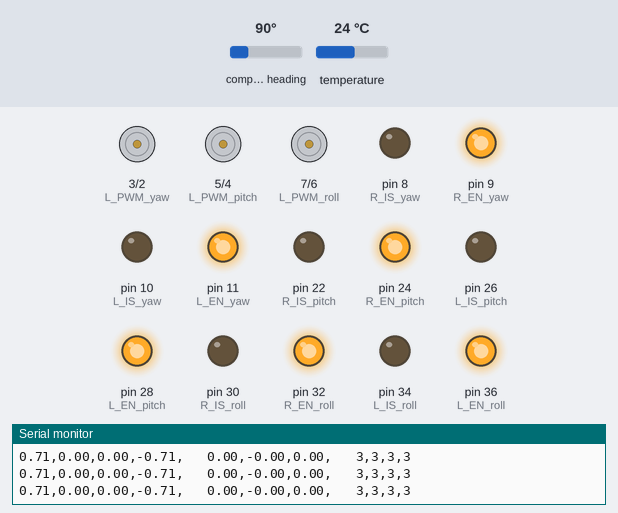
The sketch below on a simulated Arduino Mega 2560, built with avr-gcc and run on an emulated ATmega2560. Shown: motor-driver pin pairs drawn as motors (green arrow = first pin HIGH = forward, orange = second pin HIGH = backward, longer = more drive), output pins drawn as LEDs (lit = HIGH), the last lines printed to the serial monitor. The test bench sets the inputs (shaded band); at power-on: compass heading 90°, temperature 24 °C.

Above: at 2.2 s.
2.3 s: compass heading set to 82°
At 3.1 s:
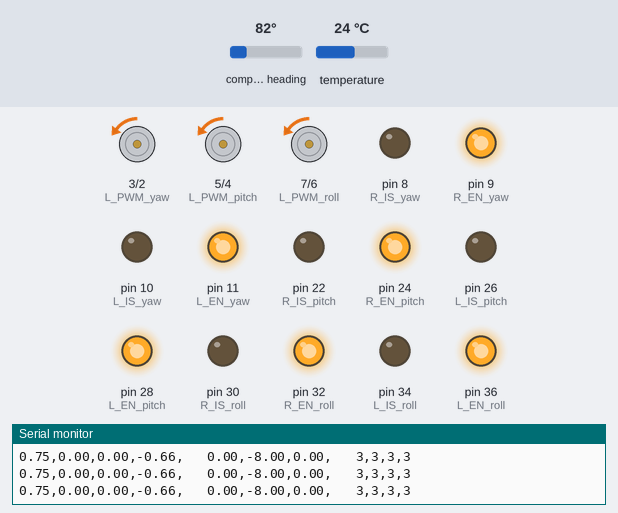
3.8 s: compass heading set to 75°
At 5.0 s:
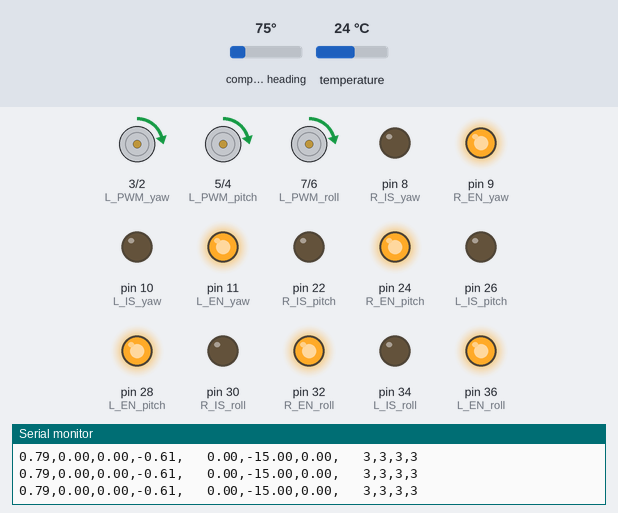
5.3 s: compass heading set to 7°
At 6.3 s:
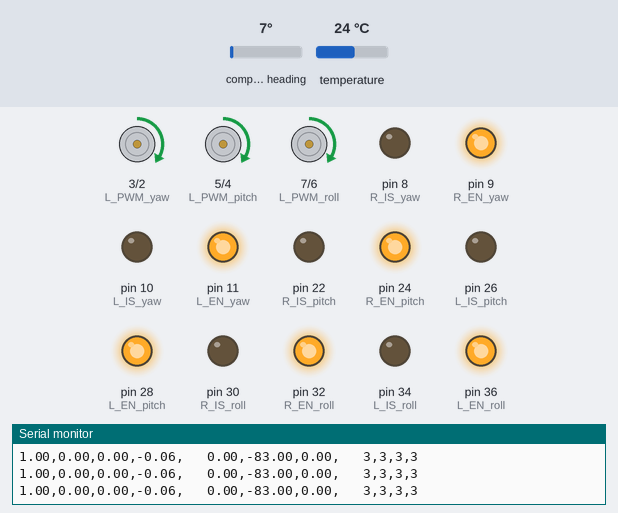
6.8 s: compass heading set to 180°
At 7.3 s:
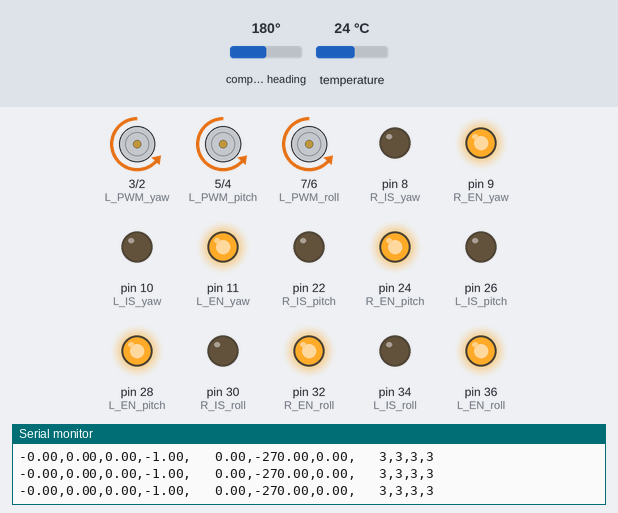
8.3 s: compass heading set to 269°
At 9.4 s:
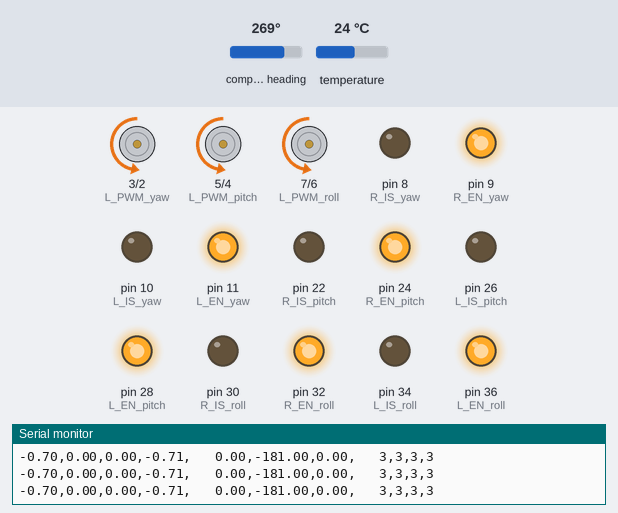
Timing chart, 0 to 10.8 s (numbered marks = the images above; inputs shaded):
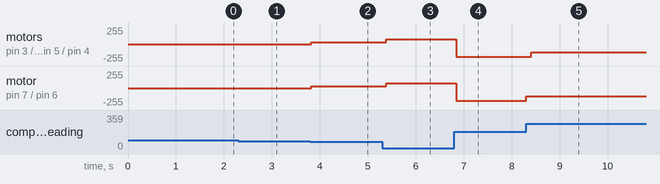

The sketch:

002_23_02_2023_ProgramaFinal.ino
```cpp
#include <Wire.h>
#include <Adafruit_Sensor.h>
#include <Adafruit_BNO055.h>
#include <utility/imumaths.h>
#include <math.h>

//Motor 1 (PWM divided into two factors) YAW
#define R_IS_yaw 8
#define R_EN_yaw 9
#define R_PWM_yaw 2
#define L_IS_yaw 10
#define L_EN_yaw 11
#define L_PWM_yaw 3

//Motor 2 (PWM divided into two factors)PITCH
#define R_IS_pitch 22
#define R_EN_pitch 24
#define R_PWM_pitch 4
#define L_IS_pitch 26
#define L_EN_pitch 28
#define L_PWM_pitch 5

//Motor 3 (PWM divided into two factors)ROLL
#define R_IS_roll 30
#define R_EN_roll 32
#define R_PWM_roll 6
#define L_IS_roll 34
#define L_EN_roll 36
#define L_PWM_roll 7

float q0;
float q1;
float q2;
float q3;

float k1=.7; //proportional
//float k2=70; //derivative
//float k3=.001; //integral

int milliOld;
int milliNew;
int dt;

float rollTarget=0; //Desired Value
float rollActual; //Value of the real position
float rollServoVal=0; //Value sent to the servo to perform
float rollError=0; //diference between Target value and Actual value
float rollErrorOld; //the last time through the loop
//float rollErrorChange;
//float rollErrorSlope; //change of the error over the time
//float rollErrorArea=0;

float pitchTarget=0; //Desired Value
float pitchActual; //Value of the real position
float pitchServoVal=0; //Value sent to the servo to perform
float pitchError=0; //diference between Target value and Actual value
float pitchErrorOld; //the last time through the loop
//float pitchErrorChange;
//float pitchErrorSlope; //change of the error over the time
//float pitchErrorArea=0;

float yawTarget=0; //Desired Value
float yawActual; //Value of the real position
float yawServoVal=0; //Value sent to the servo to perform
float yawError=0; //diference between Target value and Actual value
float yawErrorOld; //the last time through the loop
//float yawErrorChange;
//float yawErrorSlope; //change of the error over the time
//float yawErrorArea=0;

/*If the ACTUAL value that I am measuring is greater than the TARGET value, the code must
subract one degree from it until its the same*/


#define BNO055_SAMPLERATE_DELAY_MS (100) //This indicates the system, how fast it will work per sample rate

Adafruit_BNO055 myIMU = Adafruit_BNO055(); //sensor object

void setup() {
  Serial.begin(115200); //the program needs to be faster because it will show several types of data
  myIMU.begin(); //Turns on the thing on
  delay(1000);
  int8_t temp = myIMU.getTemp(); //store a number from 128 to 127
  //Serial.println(temp);
  myIMU.setExtCrystalUse(true); //says not to use the crysrtal of the chip but on the board

//Declaring all the pins as input or output
  pinMode(R_IS_yaw,OUTPUT);
  pinMode(R_EN_yaw,OUTPUT);
  pinMode(R_PWM_yaw,OUTPUT);
  pinMode(L_IS_yaw,OUTPUT);
  pinMode(L_EN_yaw,OUTPUT);
  pinMode(L_PWM_yaw,OUTPUT);

  pinMode(R_IS_pitch,OUTPUT);
  pinMode(R_EN_pitch,OUTPUT);
  pinMode(R_PWM_pitch,OUTPUT);
  pinMode(L_IS_pitch,OUTPUT);
  pinMode(L_EN_pitch,OUTPUT);
  pinMode(L_PWM_pitch,OUTPUT);

  pinMode(R_IS_roll,OUTPUT);
  pinMode(R_EN_roll,OUTPUT);
  pinMode(R_PWM_roll,OUTPUT);
  pinMode(L_IS_roll,OUTPUT);
  pinMode(L_EN_roll,OUTPUT);
  pinMode(L_PWM_roll,OUTPUT);

//Original Way of begin working
  digitalWrite(R_IS_yaw,LOW);
  digitalWrite(R_EN_yaw,HIGH);
  digitalWrite(L_IS_yaw,LOW);
  digitalWrite(L_EN_yaw,HIGH);

  digitalWrite(R_IS_pitch,LOW);
  digitalWrite(R_EN_pitch,HIGH);
  digitalWrite(L_IS_pitch,LOW);
  digitalWrite(L_EN_pitch,HIGH);

  digitalWrite(R_IS_roll,LOW);
  digitalWrite(R_EN_roll,HIGH);
  digitalWrite(L_IS_roll,LOW);
  digitalWrite(L_EN_roll,HIGH);


  milliNew=millis();
}

void loop() {
  uint8_t system, gyro, accel, mg = 0; //efficient way to store data
  myIMU.getCalibration(&system, &gyro, &accel, &mg);
  imu::Quaternion quat=myIMU.getQuat(); //Ask the BNO055 to get the quaternion vector for u

  q0=quat.w();
  q1=quat.x();
  q2=quat.y();
  q3=quat.z();

  rollActual=-atan2(2*(q0*q1+q2*q3),1-2*(q1*q1+q2*q2)); //Calculation of the actual position of the roll on radiants
  pitchActual=asin(2*(q0*q2-q3*q1));
  yawActual=-atan2(2*(q0*q3+q1*q2),1-2*(q2*q2+q3*q3))-3.141592654/2;

  rollActual=rollActual/(2*3.141592654)*360; //Calculation of the actual position of the roll on degrees
  pitchActual=pitchActual/(2*3.141592654)*360;
  yawActual=(yawActual/(2*3.141592654))*360;
//
milliOld=milliNew;
milliNew=millis();
dt=milliNew-milliOld;

//*********************PID roll
rollErrorOld=rollError;
rollError=rollTarget-rollActual;  //p
//rollErrorChange=rollError-rollErrorOld;
//rollErrorSlope=rollErrorChange/dt; //d
//rollErrorArea=rollErrorArea+rollError*dt; //i

rollServoVal=k1*rollError; //+k2*rollErrorSlope+k3*rollErrorArea;

//Determine whether it will go right or left

if(rollActual>10 && rollActual<=87){ //it will start correccting the value depending on the direction
//  digitalWrite(in1yaw,HIGH); //these are not longer needed when using BRS7960
//  digitalWrite(in2yaw,LOW);

  analogWrite(R_PWM_yaw,0); //speed and direction
  analogWrite(L_PWM_yaw,abs(rollServoVal)+15); //one one cero to indicate the direction in which is going
  analogWrite(R_PWM_pitch,abs(rollServoVal)+15);
  analogWrite(L_PWM_pitch,0);
  analogWrite(R_PWM_roll,0);
  analogWrite(L_PWM_roll,0);
}
if(rollActual<-10 && rollActual>=-87){
//  digitalWrite(in1yaw,LOW);
//  digitalWrite(in2yaw,HIGH);

  analogWrite(R_PWM_yaw,abs(rollServoVal)+15);
  analogWrite(L_PWM_yaw,0);
  analogWrite(R_PWM_pitch,0);
  analogWrite(L_PWM_pitch,abs(rollServoVal)+15);
  analogWrite(R_PWM_roll,0);
  analogWrite(L_PWM_roll,0);
}
else{
  analogWrite(R_PWM_yaw,rollServoVal);
  analogWrite(L_PWM_yaw,0);
  analogWrite(R_PWM_pitch,rollServoVal);
  analogWrite(L_PWM_pitch,0);
  analogWrite(R_PWM_roll,rollServoVal);
  analogWrite(L_PWM_roll,0);
}


//**********************PID pitch
pitchErrorOld=pitchError;
pitchError=pitchTarget-pitchActual;
//pitchErrorChange=pitchError-pitchErrorOld;
//pitchErrorSlope=pitchErrorChange/dt;
//pitchErrorArea=pitchErrorArea+pitchError*dt;

pitchServoVal=k1*pitchError; //+k2*pitchErrorSlope+k3*pitchErrorArea;
//Determine whether it will go right or left

if(pitchActual>10 && pitchActual<=87){ //it will start correccting the value depending on the direction
//  digitalWrite(in1yaw,HIGH); //these are not longer needed when using BRS7960
//  digitalWrite(in2yaw,LOW);

  analogWrite(R_PWM_yaw,abs(pitchServoVal)+15); //speed and direction
  analogWrite(L_PWM_yaw,0); //one one cero to indicate the direction in which is going
  analogWrite(R_PWM_pitch,0);
  analogWrite(L_PWM_pitch,0);
  analogWrite(R_PWM_roll,0);
  analogWrite(L_PWM_roll,abs(pitchServoVal)+15);
}
if(pitchActual<-10 && pitchActual>=-87){
//  digitalWrite(in1yaw,LOW);
//  digitalWrite(in2yaw,HIGH);

  analogWrite(R_PWM_yaw,0);
  analogWrite(L_PWM_yaw,abs(pitchServoVal)+15);
  analogWrite(R_PWM_pitch,0);
  analogWrite(L_PWM_pitch,0);
  analogWrite(R_PWM_roll,abs(pitchServoVal)+15);
  analogWrite(L_PWM_roll,0);
}
else{
  analogWrite(R_PWM_yaw,pitchServoVal);
  analogWrite(L_PWM_yaw,0);
  analogWrite(R_PWM_pitch,pitchServoVal);
  analogWrite(L_PWM_pitch,0);
  analogWrite(R_PWM_roll,pitchServoVal);
  analogWrite(L_PWM_roll,0);
}

//********************PID yaw
yawErrorOld=yawError;
yawError=yawTarget-yawActual;
//yawErrorChange=yawError-yawErrorOld;
//yawErrorSlope=yawErrorChange/dt;
//yawErrorArea=yawErrorArea+yawError*dt;

yawServoVal=k1*yawError;//+k2*yawErrorSlope+k3*yawErrorArea;

if(yawActual>10 && yawActual<=87){ //it will start correccting the value depending on the direction
//  digitalWrite(in1yaw,HIGH); //these are not longer needed when using BRS7960
//  digitalWrite(in2yaw,LOW);

  analogWrite(R_PWM_yaw,abs(yawServoVal)+15); //speed and direction
  analogWrite(L_PWM_yaw,0); //one one cero to indicate the direction in which is going
  analogWrite(R_PWM_pitch,abs(yawServoVal)+15);
  analogWrite(L_PWM_pitch,0);
  analogWrite(R_PWM_roll,abs(yawServoVal)+15);
  analogWrite(L_PWM_roll,0);
}
if(yawActual<-10 && yawActual>=-87){

  analogWrite(R_PWM_yaw,0);
  analogWrite(L_PWM_yaw,abs(yawServoVal)+15);
  analogWrite(R_PWM_pitch,0);
  analogWrite(L_PWM_pitch,abs(yawServoVal)+15);
  analogWrite(R_PWM_roll,0);
  analogWrite(L_PWM_roll,abs(yawServoVal)+15);
}
else{
  analogWrite(R_PWM_yaw,yawServoVal);
  analogWrite(L_PWM_yaw,0);
  analogWrite(R_PWM_pitch,yawServoVal);
  analogWrite(L_PWM_pitch,0);
  analogWrite(R_PWM_roll,yawServoVal);
  analogWrite(L_PWM_roll,0);
}

//printing stuff
  Serial.print(quat.w());
  Serial.print(",");
  Serial.print(quat.x());
  Serial.print(",");
  Serial.print(quat.y());
  Serial.print(",");
  Serial.print(quat.z());
  Serial.print(",   ");
  Serial.print(pitchActual); //y
  Serial.print(",");
  Serial.print(yawActual); //z
  Serial.print(",");
  Serial.print(rollActual); //x
  Serial.print(",   ");
  Serial.print(accel);
  Serial.print(",");
  Serial.print(gyro);
  Serial.print(",");
  Serial.print(mg);
  Serial.print(",");
  Serial.println(system);


  delay(BNO055_SAMPLERATE_DELAY_MS);
}
```

Measured:
- after the input at 2.3 s, motor on pin 3 (L_PWM_yaw) / pin 2 (R_PWM_yaw), motor on pin 5 (L_PWM_pitch) / pin 4 (R_PWM_pitch), motor on pin 7 (L_PWM_roll) / pin 6 (R_PWM_roll): stopped → backward 5/255 after 0.06 s
- after the input at 3.8 s, motor on pin 3 (L_PWM_yaw) / pin 2 (R_PWM_yaw), motor on pin 5 (L_PWM_pitch) / pin 4 (R_PWM_pitch), motor on pin 7 (L_PWM_roll) / pin 6 (R_PWM_roll): backward 5/255 → forward 25/255 at once
- after the input at 5.3 s, motor on pin 3 (L_PWM_yaw) / pin 2 (R_PWM_yaw), motor on pin 5 (L_PWM_pitch) / pin 4 (R_PWM_pitch), motor on pin 7 (L_PWM_roll) / pin 6 (R_PWM_roll): forward 25/255 → forward 73/255 after 0.08 s
- after the input at 6.8 s, motor on pin 3 (L_PWM_yaw) / pin 2 (R_PWM_yaw): forward 73/255 → backward 189/255 at once; motor on pin 5 (L_PWM_pitch) / pin 4 (R_PWM_pitch), motor on pin 7 (L_PWM_roll) / pin 6 (R_PWM_roll): forward 73/255 → backward 189/255 after 0.05 s
- after the input at 8.3 s, motor on pin 3 (L_PWM_yaw) / pin 2 (R_PWM_yaw), motor on pin 5 (L_PWM_pitch) / pin 4 (R_PWM_pitch): backward 189/255 → backward 126/255 after 0.11 s; motor on pin 7 (L_PWM_roll) / pin 6 (R_PWM_roll): backward 189/255 → backward 126/255 at once
